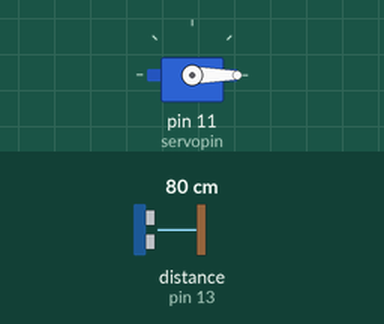
The sketch below on a simulated Arduino Uno, built with avr-gcc and run on an emulated ATmega328P. Shown: servo. Wiring (inferred from the names in the program): ultrasonic range finder: trigger pin 12; echo pin 13; servo: signal pin 11. Inputs (shaded band) come from the test bench; at power-on: distance to the obstacle (sensor on pin 13) 80 cm. The echo pulse lasts 58.3 µs per cm; servo pulses on a pin are drawn as a servo (544–2400 µs = 0–180°).

Above: at 0.05 s.
At 2.2 s:
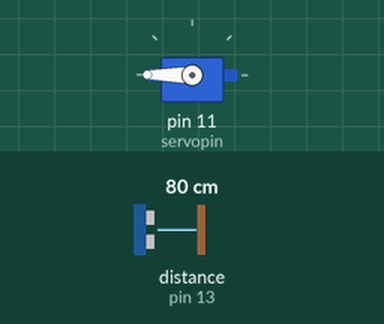
At 4.3 s:
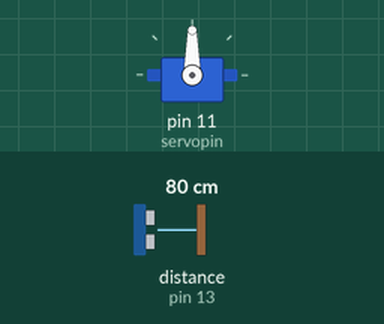
Timing chart, 0 to 5.6 s (numbered marks = the images above):
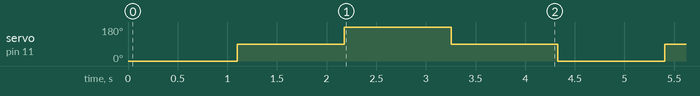

Measured:
- by itself, servo on pin 11 (servopin): repeats every 4.3 s: 180° 1.1 s, 90° 1.1 s, 0° 1.1 s, 90° 1.1 s

The sketch:

sketch_bt_radar_v01.ino
```cpp
#include <SoftwareSerial.h>
#define coef 5
#define min_zone 6
#define max_zone 44
#define Trig 12 //Trig сенсор дальномера
#define Echo 13 //Echo сенсор дальномера
SoftwareSerial BT(0, 1);
// creates a "virtual" serial port/UART
// connect BT module TX to D10
// connect BT module RX to D11
// connect BT Vcc to 5V, GND to GND
int servopin = 11; // select digital pin 9 for servomotor signal line
int myangle;// initialize angle variable
int pulsewidth;// initialize width variable
int val_servo = 0;
int val_servo_ang = 0;
int val_inc = 1;
int val_servo_pause = 0;
unsigned int impulseTime = 0;
unsigned int distance_sm = 0;

void servopulse(int servopin, int myangle) // define a servo pulse function
{
  pulsewidth = (myangle * 11) + 500; // convert angle to 500-2480 pulse width
  digitalWrite(servopin, HIGH); // set the level of servo pin as “high”
  delayMicroseconds(pulsewidth);// delay microsecond of pulse width
  digitalWrite(servopin, LOW); // set the level of servo pin as “low”
  delay(20 - pulsewidth / 1000);
}

void servomove()
{

    //val_servo_ang = val_servo * (180 / 5); // convert number to angle
    for (int i = 0; i <= 50; i++) // giving the servo time to rotate to commanded position
    {
      servopulse(servopin, val_servo_ang); // use the pulse function
    }
    if (val_inc == 1)
    {
      val_servo_ang = val_servo_ang + 90;
    }
    else
    {
      val_servo_ang = val_servo_ang - 90;
    }
    if (val_servo_ang == 180)
    {
      val_inc = 0;
    }
    if (val_servo_ang == 0)
    {
      val_inc = 1;
    }

    digitalWrite (Trig, HIGH); /* Подаем импульс на вход trig дальномера */
    delayMicroseconds (10); // равный 10 микросекундам
    digitalWrite (Trig, LOW); // Отключаем
    impulseTime = pulseIn(Echo, HIGH); // Замеряем длину импульса
    distance_sm = impulseTime / 58; // Пересчитываем в сантиметры
    //if (BT.available()) // if text arrived in from BT serial...
    //{
    delay(5);
      BT.print("S: ");
      BT.println(distance_sm);
      BT.print("A: ");
      BT.println(val_servo_ang);
      delay(5);
    //}

}
void setup()
{
  pinMode (Trig, OUTPUT); //инициируем как выход
  pinMode (Echo, INPUT); //инициируем как вход
  BT.begin(9600);// Send test message to other device
  BT.println("Hello from Arduino");
  pinMode(servopin, OUTPUT); // set servo pin as “output”
}
char a; // stores incoming character from other device


void loop()
{
  if (BT.available())
    // if text arrived in from BT serial...
  {
    a = (BT.read());
    if (a == '1')
    {
      //digitalWrite(13, HIGH);
      BT.println("LED on");
    }
    if (a == '2')
    {
      //digitalWrite(13, LOW);
      BT.println("LED off");
    }
    if (a == '?')
    {
      BT.println("Send '1' to turn LED on");
      BT.println("Send '2' to turn LED on");
    }


    // you can add more "if" statements with other characters to add more commands
  }

  servomove();

  //delay (50); /* ждем 0.1 секунды */

}
```
